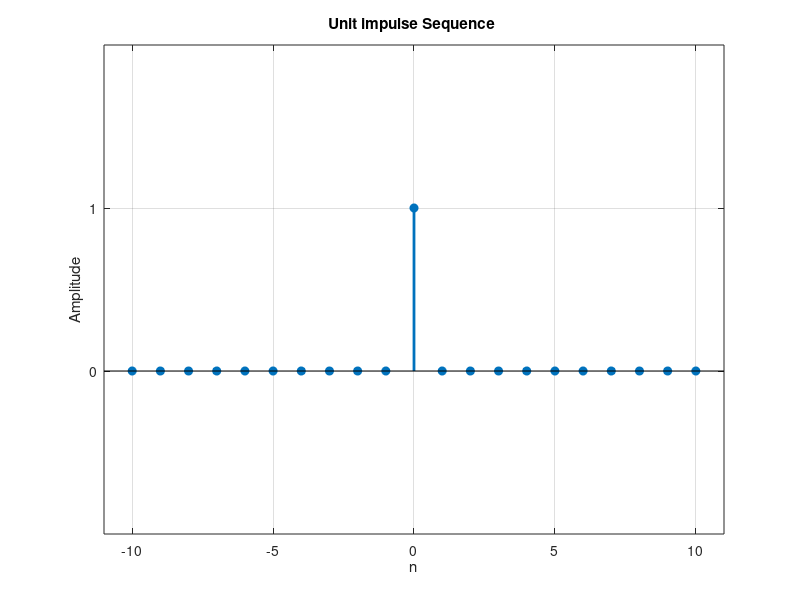

This chart was generated by the following MATLAB code:
% Define the range of n
n = -10:10;

% Generate the unit step sequence
% (n >= 0) returns a logical array of 1s and 0s
u = (n== 0);

% Plotting the sequence
stem(n, u,'filled','LineWidth',2 );
title('Unit impulse Sequence ');
xlabel('n');
ylabel('Amplitude');
grid on;
axis([-11 11 -1 2]); % better axis
yticks([0 1]);
